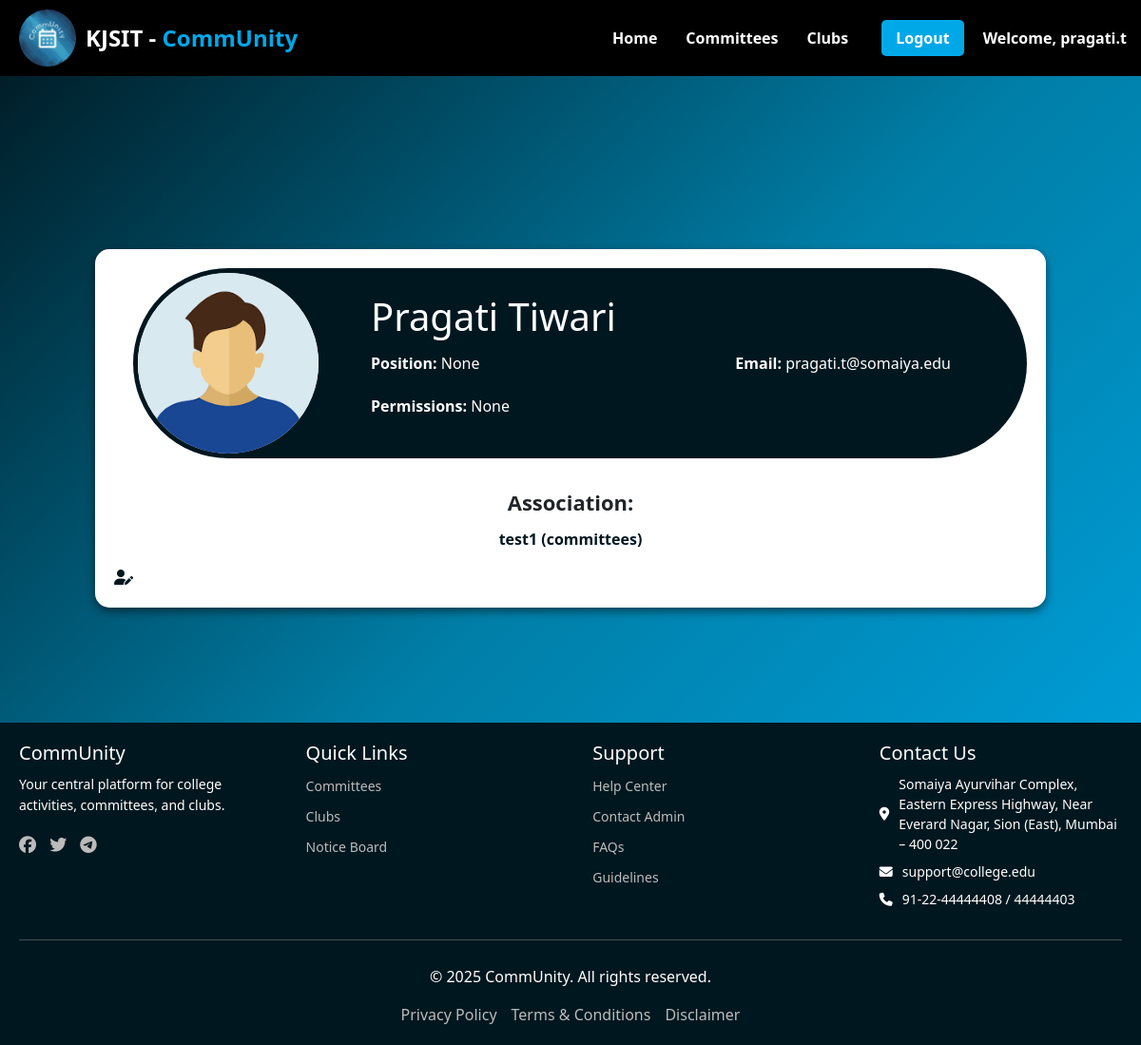
The app's page /getprofile/ (signed in) with its own data.
### Login/models.py (models this page shows, shortened)
class CustomUser(AbstractUser):
    email = models.EmailField(unique=True)

class UserProfile(models.Model):
    ROLE_CHOICES = (
        ('faculty', 'Faculty'),
        ('core_member', 'Core Member'),
        ('member', 'Member'),
        ('non_participating', 'Non Participating')
    )
    id = models.OneToOneField(settings.AUTH_USER_MODEL, on_delete=models.CASCADE, primary_key=True)
    ssv_id = models.IntegerField(null=True, blank=True, unique=True)  # New field
    full_name = models.CharField(max_length=255)
    role = models.CharField(max_length=20, choices=ROLE_CHOICES,default='non_participating')
    profile_picture = models.ImageField(upload_to='profile_pics/', default='profile_pics/default.jpg',null=True, blank=True)
    created_at = models.DateTimeField(auto_now_add=True)
    updated_at = models.DateTimeField(auto_now=True)
    preferences = models.JSONField(default=list,null=True,blank=True) # New field for preferences
    notification_read = models.JSONField(default=list,null=True,blank=True)

### members/models.py (models this page shows, shortened)
class CoreMember(models.Model):
    id = models.OneToOneField(UserProfile, on_delete=models.CASCADE, primary_key=True)
    association = models.ForeignKey('committees.Associations', on_delete=models.CASCADE,null=True,blank=True)#change
    position = models.CharField(max_length=100,null=True,blank=True)
    can_approve_members = models.BooleanField(default=False)
    can_edit_events = models.BooleanField(default=False)
    can_edit_club_page = models.BooleanField(default=False)
    permissions = models.JSONField(default=list, blank=True)

### committees/models.py (models this page shows, shortened)
class Associations(models.Model):
    ROLE_CHOICES = (
        ('committees', 'Committees'),
        ('clubs', 'Clubs')
    )
    STATUS_CHOICES = (
        ('pending', 'Pending Approval'),
        ('approved', 'Approved'),
        ('rejected', 'Rejected'),
        ('delete_pending', 'Delete Request Pending'),
    )
    CATEGORY = (
        ('None', 'None'),
        ('Academic', 'Academic'),
        ('Technical', 'Technical'),
        ('Cultural', 'Cultural'),
        ('Sports', 'Sports'),
        ('Social', 'Social'),
        ('Other', 'Other')
    )
    id = models.AutoField(primary_key=True)
    name = models.CharField(max_length=255)
    description = models.TextField()
    type = models.CharField(max_length=15, choices=ROLE_CHOICES)
    category = models.CharField(max_length=30, choices=CATEGORY, default='None')
    faculty_incharge = models.ForeignKey('faculty.Faculty', on_delete=models.CASCADE)
    created_by = models.ForeignKey('members.CoreMember', on_delete=models.CASCADE, null=True, blank=True)
    created_at = models.DateTimeField(auto_now_add=True)
    image = models.ImageField(upload_to='association_images/', null=True, blank=True)
    status = models.CharField(max_length=15, choices=STATUS_CHOICES, default='pending')
    owner = models.ForeignKey('members.CoreMember', on_delete=models.SET_NULL, null=True, blank=True,related_name='owned_associations')

### Login/views.py (the view)
# urls.py: path('getprofile/', views.profile_view, name='getprofile'),
def profile_view(request):
    user = request.user
    user_profile = get_object_or_404(UserProfile, id=user)
    context = {
        'user': user,
        'user_profile': user_profile,
        'role': None,
    }
    try:
        core_member = CoreMember.objects.get(id=user_profile)
        associations = Associations.objects.filter(id=core_member.association.id) if core_member.association else []
        context.update({
            'role': 'core',
            'member_obj': core_member,
            'associations': associations,
        })
    except CoreMember.DoesNotExist:
        try:
            member = Member.objects.get(id=user_profile)
            context.update({
                'role': 'member',
                'member_obj': member,
                'associations': member.association,
            })
        except Member.DoesNotExist:
            context['role'] = 'unknown'
    return render(request, 'account/profile.html', context)

### Login/templates/account/profile.html (shortened to what this page needs)
{% extends "base.html" %}
{% load static %}
{% block extra_css %}
<link rel="stylesheet" href="{% static 'css/profile.css' %}">
{% endblock extra_css %}
{% block content %}
    <header>
        <nav>
            <div class="logo-container">
                <img src="{% static 'images/logo.jpeg' %}" alt="CommUnity Logo" class="full-width-logo">
                <div class="logo">KJSIT - <span>CommUnity</span></div>
            </div>
            <ul>
                <li><a href="{% url 'home'%}">Home</a></li>
                <li><a href="{% url 'committees_list' %}">Committees</a></li>
                <li><a href="{% url 'club_list' %}">Clubs</a></li>
                {% if user.is_authenticated %}
                    <li><a href="{% url 'account_logout' %}" class="logout-btn">Logout</a></li>
                    <li><span style="color: white; padding: 10px; margin-right: 10px;">Welcome, {{ user.userprofile.id.username }}</span>
                    </li>
                {% else %}
                    <li><a href="{% url 'account_signup' %}" class="signup-btn">Sign Up</a></li>
                    <li><a href="{% url 'account_login' %}" class="login-btn">Login</a></li>
                {% endif %}
            </ul>
        </nav>
    </header>
<div class="profile-container">
    <div class="profile-header">
        <div class="profile-picture">
            {% if user_profile.profile_picture and user_profile.profile_picture.url %}
                <img src="{{ user_profile.profile_picture.url }}" alt="Profile Picture">
            {% else %}
                <i class="fa-solid fa-user" aria-hidden="true" style="font-size: 80px; color: gray;"></i>
            {% endif %}
        </div>
        <div class="profile-content">
            <div class="profile-info">
                <h1>{{ user_profile.full_name }}</h1>
                {% if role == 'core' %}
                    <p><strong>Position:</strong> {{ member_obj.position }}</p>
                    <p><strong>Permissions:</strong>
                        {% if member_obj.permissions %}
                            {{ member_obj.permissions|join:", " }}
                        {% else %}
                            None
                        {% endif %}
                    </p>
                {% elif role == 'member' %}
                    <p><strong>Position:</strong> {{ member_obj.position }}</p>
                    <p><strong>Joined at:</strong> {{ member_obj.joined_at }}</p>
                    <p><strong>Notification Preference:</strong> {{ member_obj.notification_preference }}</p>
                {% else %}
                    <p>You are not assigned any member role.</p>
                {% endif %}
            </div>
            <div class="contact">
                <p><strong>Email:</strong> {{ user.email }}</p>
            </div>
        </div>
    </div>
    {% if associations %}
    <div class="incharge-container">
        <p class="incharge-heading"><strong>{% if role == 'core' %}Association:{% else %}Associated With:{% endif %}</strong></p>
        <div class="associations">
            {% if role == 'core' %}
                {% for assoc in associations %}
                    <p>{{ assoc.name }} ({{ assoc.type }})</p>
                {% endfor %}
            {% elif role == 'member' %}
                {% for assoc in associations %}
                    <p>{{ assoc }}</p>
                {% endfor %}
            {% endif %}
        </div>
    </div>
    {% endif %}
    <a href="{% url 'edit_profile' %}"><i class="fa-solid fa-user-pen" style="color:#00171F"></i></a>
</div>
{% endblock content %}

### faculty/static/css/profile.css (style rules this page uses)
.profile-header { display: flex; align-items: flex-start; gap: 20px; }
.profile-container { position: relative; width: 100%; max-width: 1000px; height: auto; margin: auto; background: white; padding: 20px; border-radius: 15px; box-shadow: 0 4px 10px rgba(0, 0, 0, 0.5); display: block; }
.profile-picture { position: relative; margin-left: 20px; width: 200px; height: 200px; border-radius: 50%; overflow: hidden; border: 5px solid #00171F; flex-shrink: 0; z-index: 2; background: #f0f0f0; display: flex; align-items: center; justify-content: center; }
.profile-picture img { width: 100%; height: 100%; object-fit: cover; display: block; }
.profile-content { position: relative; display: flex; align-items: center; width: max-content; min-width: 75%; height: 200px; background: #00171F; padding: 30px 80px 30px 150px; justify-content: space-between; color: white ; border-radius: 0 100px 100px 0; margin-left: -120px; z-index: 1; flex-grow: 1 !important; animation: growFromLeft 1s ease-out forwards; transform: scaleX(0); transform-origin: left; }
.profile-info { display: flex; flex-direction: column; gap: 5px; }
.contact { padding-top: 15px; display: flex; flex-direction: column; gap: 5px; }
.incharge-container { width: 100%; text-align: center; margin-top: 30px; }
.incharge-heading { font-size: 22px; font-weight: bold; margin-bottom: 10px; }
.associations { display: grid; grid-template-columns: repeat(auto-fit, minmax(200px, 1fr)); gap: 15px; justify-content: center; padding: 0px; max-width: 900px; margin: 0 auto; }
.associations p { color: #00171F; padding: 0; font-weight: 600; text-align: center; }

### faculty/static/css/base.css (style rules this page uses)
html { scroll-behavior: smooth; }
body { height: 100%; margin: 0; font-family: Arial, sans-serif; display: flex; flex-direction: column; background: linear-gradient(135deg, #00171F, #007EA7, #00A8E8); color: #ffffff; background-size: cover; background-attachment: fixed; }
nav { display: flex; align-items: center; justify-content: space-between; padding: 10px 20px; background: black; position: fixed; width: 100%; z-index: 1000; top: 0; }
.logo-container { display: flex; align-items: center; flex-grow: 1; }
.full-width-logo { max-height: 60px; margin-right: 10px; border-radius: 50%; object-fit: cover; }
.logo { font-size: 24px; font-weight: bold; color: white; white-space: nowrap; flex-grow: 1; }
.logo span { color: #00A8E8; }
nav ul { display: flex; align-items: center; list-style: none; margin: 0; padding: 0; }
.logout-btn { padding: 8px 15px; background: #00A8E8; border-radius: 5px; color: white; text-decoration: none; font-weight: bold; margin: 20px; }

### Login/templates/account/profile.html (style rules this page uses)
header { color: white; padding: 15px 0; }
nav { display: flex; align-items: center; justify-content: space-between; padding: 10px 0px 10px 20px !important; background: black; position: fixed; width: 100%; z-index: 1000; top: 0; left: 0; }
.logo-container { display: flex; align-items: center; }
.full-width-logo { max-height: 60px; margin-right: 10px; border-radius: 50%; object-fit: cover; }
.logo { font-size: 24px; font-weight: bolder; color: white; white-space: nowrap; }
.logo span { color: #00A8E8; }
nav ul { list-style: none; display: flex; align-items: center; margin: 0; padding: 0; }
nav ul li { margin: 0 15px; }
nav ul li a { text-decoration: none; color: white; font-weight: bold; transition: color 0.3s ease; }
ul li span { color: white; text-decoration: none; font-weight: bold; padding-right: 0 !important; margin-right: 0px !important; }
.logout-btn { margin-right: -20px !important; margin-left: 5px !important; }
.signup-btn, .login-btn, .logout-btn { padding: 8px 15px; background: #00A8E8; border-radius: 5px; color: white; }

### records on screen
CustomUser: userprofile.id.username "pragati.t", email "pragati.t@somaiya.edu"
UserProfile: profile_picture (picture), full_name "Pragati Tiwari"
CoreMember: position "None"
Associations: name "test1", type "committees"
